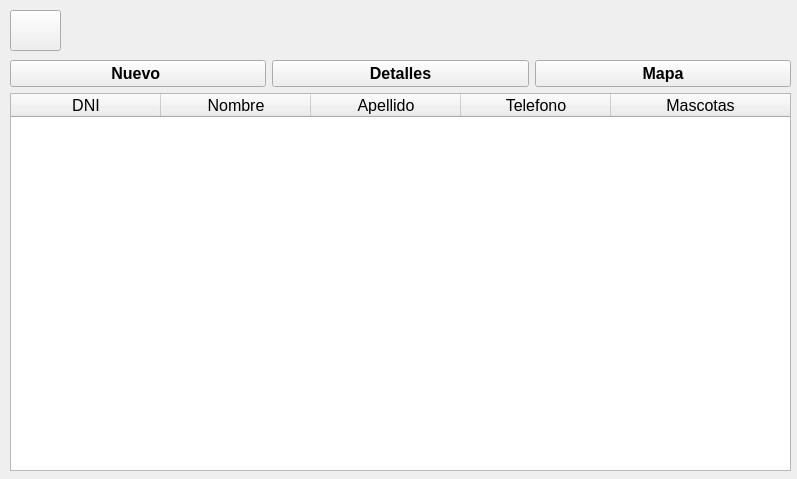
<?xml version="1.0" encoding="UTF-8"?>
<ui version="4.0">
 <class>Gestion</class>
 <widget class="QWidget" name="Gestion">
  <property name="windowModality">
   <enum>Qt::ApplicationModal</enum>
  </property>
  <property name="geometry">
   <rect>
    <x>0</x>
    <y>0</y>
    <width>797</width>
    <height>479</height>
   </rect>
  </property>
  <property name="windowTitle">
   <string>Form</string>
  </property>
  <widget class="QLabel" name="titulo_submenu">
   <property name="geometry">
    <rect>
     <x>280</x>
     <y>10</y>
     <width>241</width>
     <height>31</height>
    </rect>
   </property>
   <property name="font">
    <font>
     <family>Arial</family>
     <pointsize>14</pointsize>
    </font>
   </property>
   <property name="text">
    <string/>
   </property>
   <property name="alignment">
    <set>Qt::AlignCenter</set>
   </property>
  </widget>
  <widget class="QWidget" name="layoutWidget">
   <property name="geometry">
    <rect>
     <x>10</x>
     <y>60</y>
     <width>781</width>
     <height>411</height>
    </rect>
   </property>
   <layout class="QVBoxLayout" name="verticalLayout">
    <item>
     <layout class="QHBoxLayout" name="horizontalLayout">
      <item>
       <widget class="QPushButton" name="boton_nuevo">
        <property name="font">
         <font>
          <family>Arial</family>
          <pointsize>12</pointsize>
          <weight>75</weight>
          <bold>true</bold>
         </font>
        </property>
        <property name="text">
         <string>Nuevo </string>
        </property>
       </widget>
      </item>
      <item>
       <widget class="QPushButton" name="boton_detalles">
        <property name="font">
         <font>
          <family>Arial</family>
          <pointsize>12</pointsize>
          <weight>75</weight>
          <bold>true</bold>
         </font>
        </property>
        <property name="text">
         <string>Detalles</string>
        </property>
       </widget>
      </item>
      <item>
       <widget class="QPushButton" name="boton_mapa">
        <property name="font">
         <font>
          <family>Arial</family>
          <pointsize>12</pointsize>
          <weight>75</weight>
          <bold>true</bold>
         </font>
        </property>
        <property name="text">
         <string>Mapa</string>
        </property>
       </widget>
      </item>
     </layout>
    </item>
    <item>
     <widget class="QTableWidget" name="tabla_paseador">
      <attribute name="horizontalHeaderCascadingSectionResizes">
       <bool>false</bool>
      </attribute>
      <attribute name="horizontalHeaderDefaultSectionSize">
       <number>150</number>
      </attribute>
      <attribute name="horizontalHeaderMinimumSectionSize">
       <number>100</number>
      </attribute>
      <attribute name="horizontalHeaderShowSortIndicator" stdset="0">
       <bool>false</bool>
      </attribute>
      <attribute name="horizontalHeaderStretchLastSection">
       <bool>true</bool>
      </attribute>
      <column>
       <property name="text">
        <string>DNI</string>
       </property>
       <property name="font">
        <font>
         <family>Arial</family>
         <pointsize>12</pointsize>
        </font>
       </property>
      </column>
      <column>
       <property name="text">
        <string>Nombre</string>
       </property>
       <property name="font">
        <font>
         <family>Arial</family>
         <pointsize>12</pointsize>
        </font>
       </property>
      </column>
      <column>
       <property name="text">
        <string>Apellido</string>
       </property>
       <property name="font">
        <font>
         <family>Arial</family>
         <pointsize>12</pointsize>
        </font>
       </property>
      </column>
      <column>
       <property name="text">
        <string>Telefono</string>
       </property>
       <property name="font">
        <font>
         <family>Arial</family>
         <pointsize>12</pointsize>
        </font>
       </property>
      </column>
      <column>
       <property name="text">
        <string>Mascotas</string>
       </property>
       <property name="font">
        <font>
         <family>Arial</family>
         <pointsize>12</pointsize>
        </font>
       </property>
      </column>
     </widget>
    </item>
   </layout>
  </widget>
  <widget class="QPushButton" name="pushButton">
   <property name="geometry">
    <rect>
     <x>10</x>
     <y>10</y>
     <width>51</width>
     <height>41</height>
    </rect>
   </property>
   <property name="text">
    <string/>
   </property>
   <property name="icon">
    <iconset>
     <normaloff>returns-icon.png</normaloff>returns-icon.png</iconset>
   </property>
   <property name="iconSize">
    <size>
     <width>35</width>
     <height>50</height>
    </size>
   </property>
  </widget>
 </widget>
 <resources/>
 <connections>
  <connection>
   <sender>pushButton</sender>
   <signal>clicked()</signal>
   <receiver>Gestion</receiver>
   <slot>close()</slot>
   <hints>
    <hint type="sourcelabel">
     <x>46</x>
     <y>30</y>
    </hint>
    <hint type="destinationlabel">
     <x>69</x>
     <y>2</y>
    </hint>
   </hints>
  </connection>
 </connections>
</ui>
